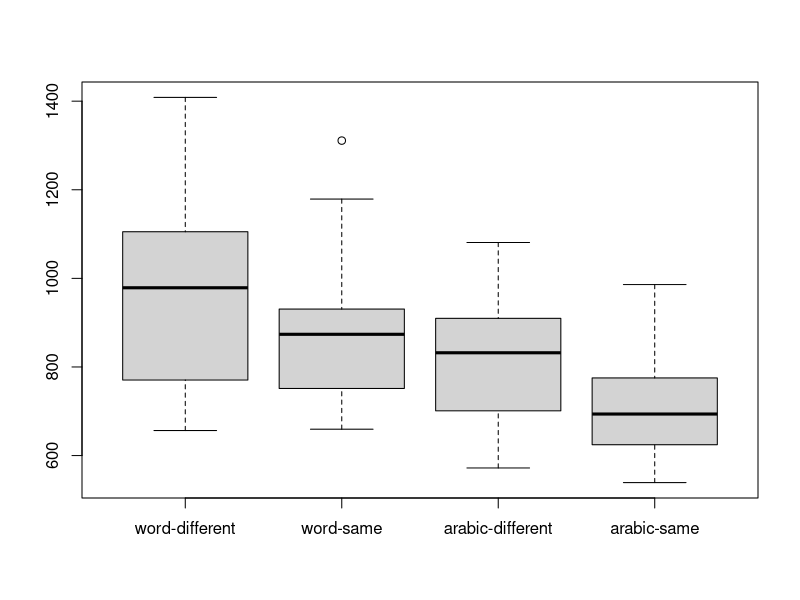
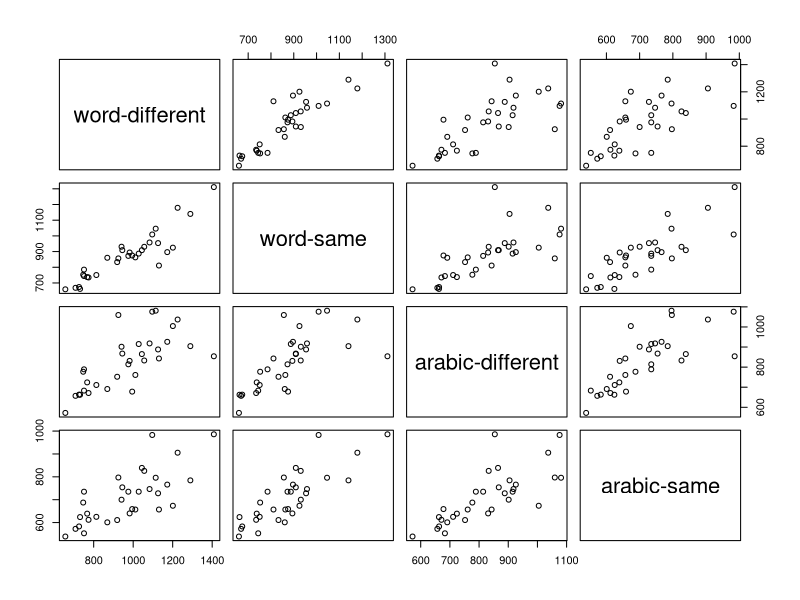
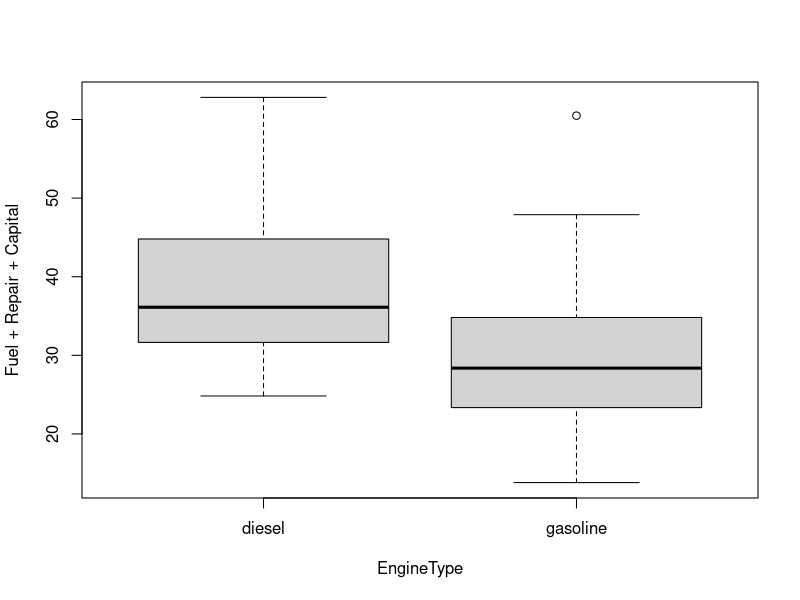
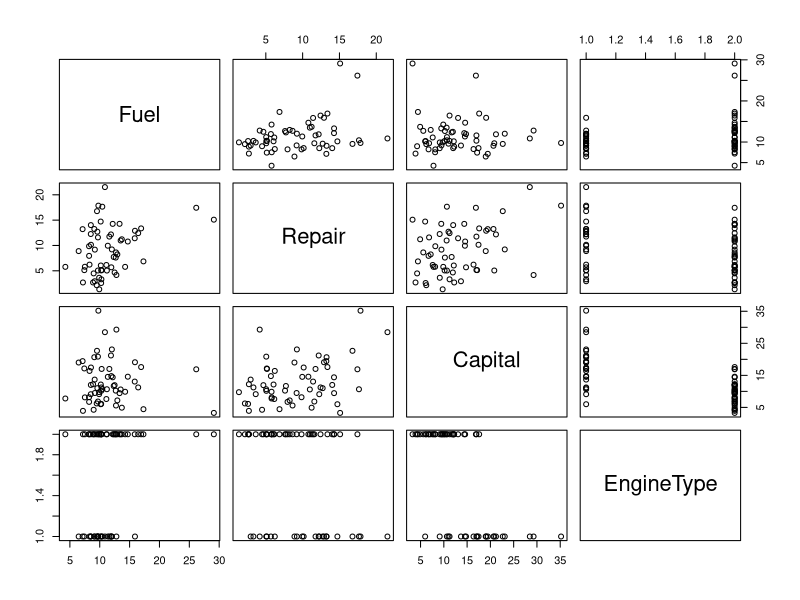
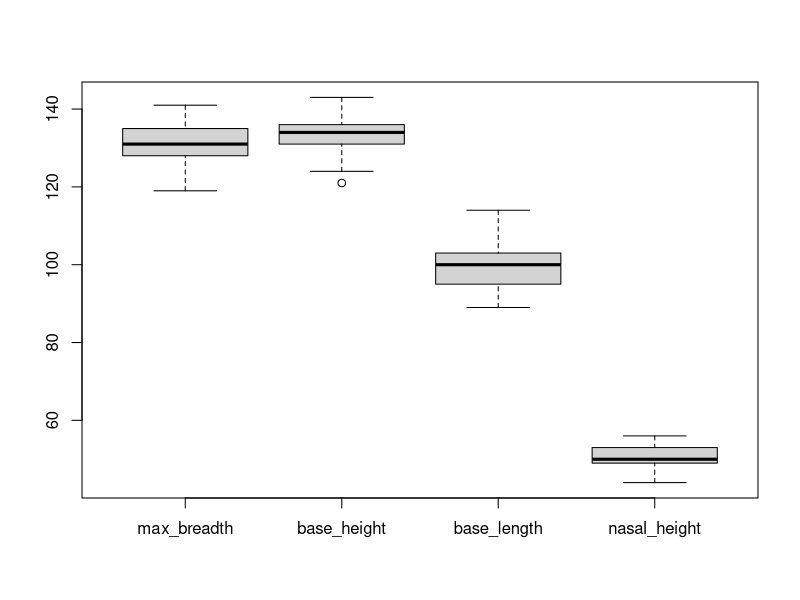
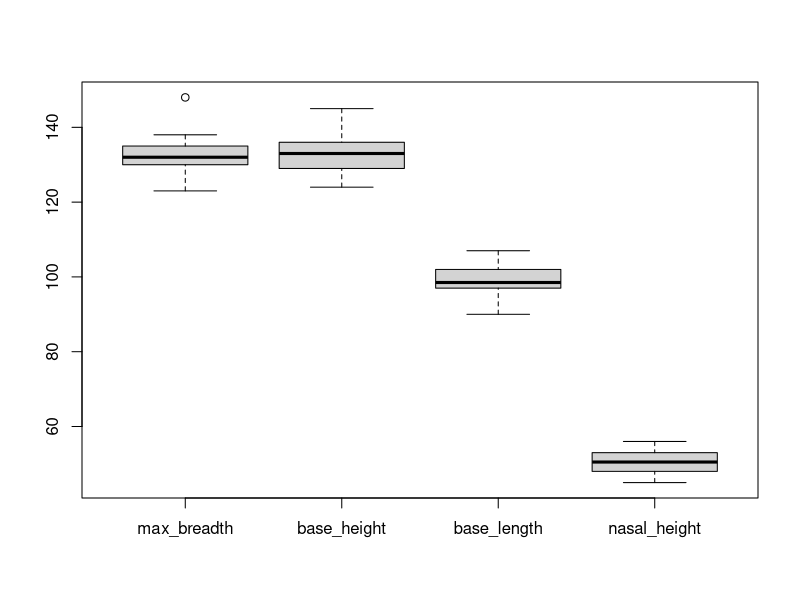
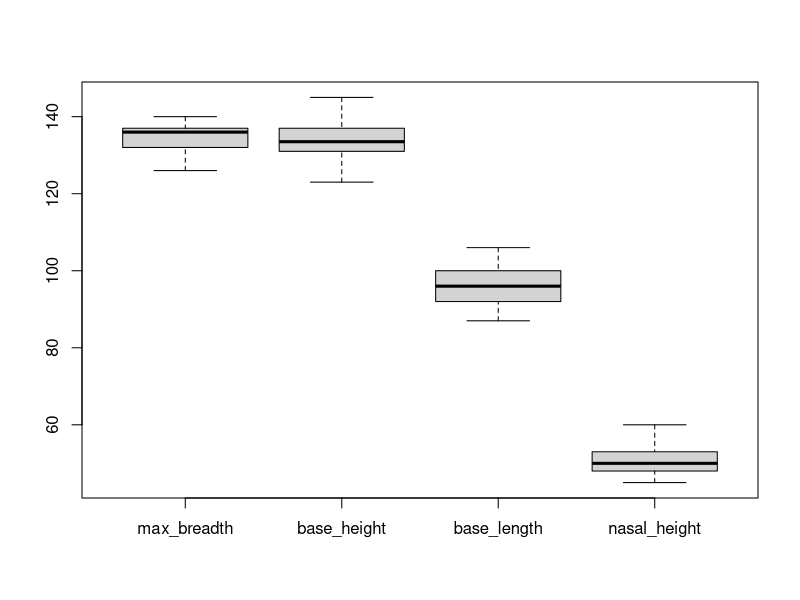
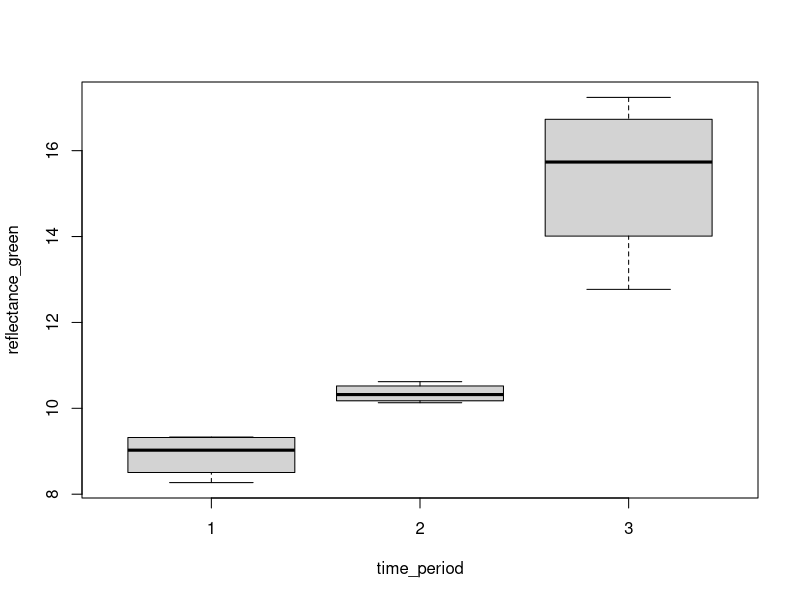

Source code (R) for these figures, in order:
## ---- chunk 1
knitr::opts_chunk$set(echo = TRUE)
## ---- chunk 2
#Loading data
setwd("/Users/xiaoyingliu/desktop")
dat1=read.table('dat1.txt',header=F,quote='')
colnames(dat1)=c('word-different', 
                       'word-same', 
                       'arabic-different', 
                       'arabic-same')
head(dat1)

#EDA
summary(dat1)
nrow(dat1)
boxplot(dat1)
plot(dat1)

#comments from EDA
#Variable in the dataset correlates with each other.I will consider there are in total 4 treatments. 
#Comparing parity will be considered as level of factors. The response variable is reaction time. 
#Null hypothesis: the cogntive processing time of numbers does not depend on how they are presented. 
#u1=u2=u3=u4
#Test:repeated measures design
#Reasoning: The treatment is independent to each other and all 4 treatment are testing the median 
#of cognitive processing time of numbers. 
#Test Statistics:T^2 = n(CXbar)Transpose(CSCTranspose)^-1(CXbar)

## ---- chunk 3
# Gathering relevant variable data for the test statistic
n = nrow(dat1)
xBar = apply(dat1, 2, mean)
s = cov(dat1)
c = rbind(c(-1, 1, 0, 0), 
          c(0, -1, 1, 0),
          c(0, 0, -1, 1)
         )

tsquaredRepeatedMeasures = function(n, xBar, s, c) {
    return( n *
            t( c %*% xBar ) %*%
            solve( c %*% s %*% t(c) ) %*%
            c %*% xBar
          )
}
# Calculating test statistic
observedTestStatistic1= tsquaredRepeatedMeasures(n, xBar, s, c)
print(observedTestStatistic1)

# P-value is tSquared / ( (p)(n-1)/(n-p) ) in the F distribution
# n=nrows, p=degrees of freedom=num variables - 1
observedPValue1 = 1 - pf(q=observedTestStatistic1/ (3*31/29), 
                        df1=3, 
                        df2=31
                       )
print(observedPValue1)


#Test Statistic Interpretation
#Since the significance level of 0.05, we will reject the null hypothesis that the cognitive processing 
#of numbers doesn't depend on numbers are presented. However, the cognitive processing of numbers 
#does depend on the way numbers are presented and their parity.

## ---- chunk 4
#Loading data 
dat2= read.table(file='dat2.txt', header=FALSE, quote='')
colnames(dat2) = c('Fuel', 
                       'Repair', 
                       'Capital',
                       'EngineType'
                      ) #per mile
head(dat2)


# EDA
summary(dat2)
nrow(dat2)
boxplot(formula=Fuel+Repair+Capital ~ EngineType, data=dat2)
plot(dat2)


#Comments from EDA
#We are testing if the two types of trucks have statistically significantly 
#different mean costs from each other. 
#Null Hypothesis: u1=u2, u1 is the mean costs of a gasoline truck and u2 is the mean
#costs of a diesel truck. The two types of trucks have the same mean costs per mile 
#in regards to the three observed variables.
#Alternative Hypothesis: u1!=u2, where u1 is the mean costs of a gasoline truck 
#and u2 is the mean costs of a diesel truck. The two types of trucks do not have 
#the same mean costs per mile to in regards to the three observed variables.
#Test: Comparing Mean Vectors from Two Populations. 
#Reasoning: We are comparing means from two different populations. 
#Test Statistic: (xBar1-xBar2)Transpose * (S(1/n1 + 1/n2))^-1 * (xBar1-xBar2)

gasoline = dat2[dat2$EngineType == 'gasoline',]
diesel = dat2[dat2$EngineType == 'diesel',]

## ---- chunk 5
# preparing variables for tetsing
n1 = nrow(gasoline)
n2 = nrow(diesel)

xBar1 = apply(gasoline[1:3], 2, mean)
xBar2 = apply(diesel[1:3], 2, mean)

s = cov(dat2[1:3])

tsquaredTwoPopMeans = function(n1, n2, xBar1, xBar2, s) {
    return( t(xBar1 - xBar2) %*%
            solve(s * (1/n1 + 1/n2)) %*%
            (xBar1 - xBar2)
          )
}

# Calculating test statistic
observedTestStatistic2 = tsquaredTwoPopMeans(n1, n2, xBar1, xBar2, s)
observedTestStatistic2

# P-value is tSquared / ( (n1 + n2 - 2)(p)/(n1+n2-p-1) ) in the F distribution
# n=nrows, p=degrees of freedom=num variables - 1
observedPValue2 = 1 - pf(q=observedTestStatistic2 / ((n1+n2-2)*2/(n1+n2-2-1)), 
                        df1=2, 
                        df2=n1+n2-1
                       )
observedPValue2


#Test Statistic Interpretation
#With a significance level of .05, we can reject the null hypothesis that 
#the two types of trucks (diesel or gasoline) have the same mean costs per mile 
#with respect to the three observed variables.

## ---- chunk 6
# Loading data
dat3 = read.table(file='dat3.txt', header=FALSE, quote='')
colnames(dat3) = c('max_breadth', 
                       'base_height', 
                       'base_length', 
                       'nasal_height',
                       'time_period'
                      )
head(dat3)


# EDA

period1 = dat3[dat3$time_period == 1,]
period2 = dat3[dat3$time_period == 2,]
period3 = dat3[dat3$time_period == 3,]

boxplot(period1[1:4])
boxplot(period2[1:4])
boxplot(period3[1:4])


#Comments from EDA
#We are testing if humans from resident population over three time periods have varying skull 
#sizes which would provide evidence of the resident population interbreeding with immigrant populations.
#Null Hypothesis: u1=u2=u3, tha there has been no change in skull size over the 
#course of the time periods
#Alternative Hypothesis: At least one ui != uj for any i,j. 
#that there has been a change in skull size over the course of the time periods
#Test: One-way MANOVA
#One-way MANOVA is chosen since we have one factor of 3 levels. 
#And our variables are dependent to each other(max breadth, base height, base length, nasal height). 

## ---- chunk 7
#Statistical Test
timePeriod = as.factor(dat3$time_period)

results = manova(
    cbind(max_breadth, base_height, base_length, nasal_height) ~ timePeriod,
    data=dat3
)

results

summary(results)
summary.aov(results)


#Test Result Interpretation
#With a significance level of .05, we can reject the null hypothesis 
#that no interbreeding occurred.
#From summary results, there was statistically significant variance in two of the 
#variables over time.Which is max_breadth and base_length. 
## ---- chunk 8
# Loading data
dat4 = read.table(file='dat4.txt', header=FALSE, quote='')
colnames(dat4) = c('reflectance_green', 
                       'reflectance_near_infared',
                       'species',
                       'time_period',
                       'treeID'
                      )
head(dat4)

#EDA
SS = dat4[dat4$species == 'SS',]
JL = dat4[dat4$species == 'JL',]
LP = dat4[dat4$species == 'LP',]

#EDA of SS
boxplot(reflectance_green ~ time_period, data=SS)
boxplot(reflectance_near_infared ~ time_period, data=SS)
#EDA of Species JL
boxplot(reflectance_green ~ time_period, data=JL)
boxplot(reflectance_near_infared ~ time_period, data=JL)
#EDA of Species LP
boxplot(reflectance_green ~ time_period, data=LP)
boxplot(reflectance_near_infared ~ time_period, data=LP)

###############
#Comments from EDA
#We are testing whether there is a difference between our two dependent variables 
#based on our two factors, species and time period. We're also trying to understand 
#whether an interaction effect exists between our two independent variables. 
#Null Hypothesis: u1=u2=u3, There is no species effect, no time effect, and no interaction effect 
#on the green and near-infared reflectance.
#Alternative Hypothesis:There is at least one of: 1) a species effect, 2) a time effect, 
#or 3) an interaction effect on the reflectance of the seedlings.
#Test: Two-way MANOVA
#Reasoning: we have two factors (time period, species) with 3 levels each (1, 2, 3; SS, JL, LP)
#and that affects multiple dependent variables (green and near-infared reflectance). 

## ---- chunk 9
#Statistical Test
timePeriod = as.factor(dat4$time_period)
species = as.factor(dat4$species)

results = manova(
    cbind(reflectance_green, reflectance_near_infared) ~ timePeriod*species,
    data=dat4
)

results
summary(results)
summary.aov(results)


#Test Result Interpretation
#With a significance level of .05, we reject the null hypothesis that there is no species, 
#time period, or interaction effect.
#Based on the summary.aov results, there was statistically significant variance 
#in both reflectances for time and species effect. However, 
#Only green reflectance have an interation effect(with a significant level ***), 
#near_infared reflectance does not have an statistical significant interation effect.
